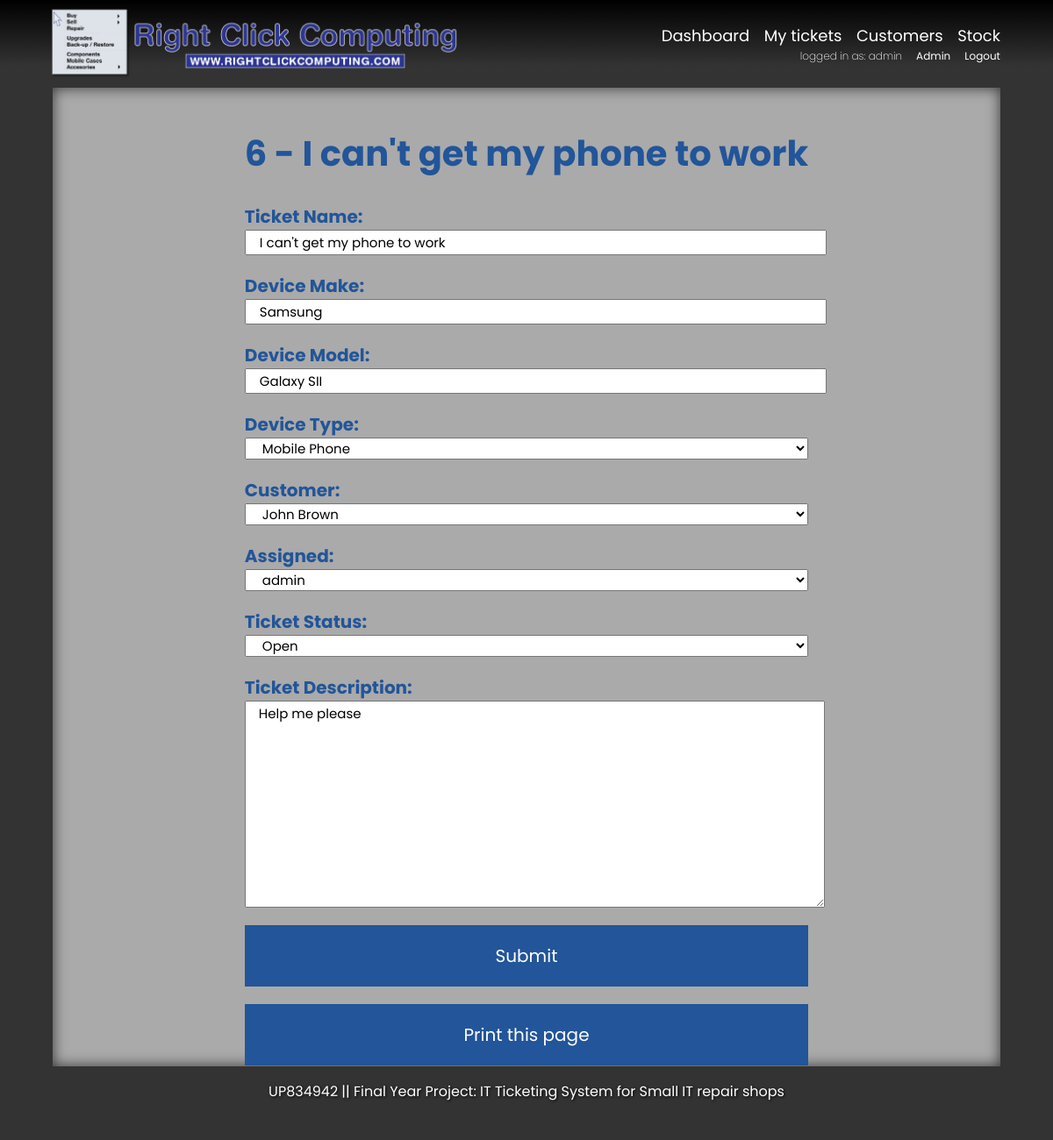
/dashboard/tickets/6/ (signed in), run on the app's committed database.
### ticketingsystem/models.py (models this page shows, shortened)
class Ticket(models.Model):
    TICKET_STATUS = [('Open', 'Open'), ('Waiting on Customer', 'Waiting on Customer'), ('Waiting for Parts', 'Waiting for Parts'), ('Closed', 'Closed')]
    DEVICE_TYPES = [('Mobile Phone', 'Mobile Phone'), ('Laptop', 'Laptop'), ('Desktop', 'Desktop'), ('Games Console', 'Games Console'), ('Tablet', 'Tablet'), ('Smart device', 'Smart Device'), ('Other', 'Other')]
    ticketName = models.CharField(max_length=100, verbose_name="Ticket Name")
    deviceMake = models.CharField (max_length=30, verbose_name="Device Make")
    deviceModel = models.CharField(max_length=50, verbose_name="Device Model")
    deviceType = models.CharField(max_length=15, choices=DEVICE_TYPES, verbose_name="Device Type")
    customer = models.ForeignKey(Customer, on_delete=models.PROTECT, verbose_name="Customer")
    assigned = models.ForeignKey(User, on_delete=models.SET_NULL, null=True, blank=True, editable=True, related_name="assignedTechnician", verbose_name="Assigned")
    ticketStatus = models.CharField(max_length=30, choices=TICKET_STATUS, verbose_name="Ticket Status")
    createdDate = models.DateTimeField(auto_now_add=True, editable=False, verbose_name="Created On")
    createdBy = models.ForeignKey(User, on_delete=models.DO_NOTHING, null=True, editable=False, related_name="createdByTechnician", verbose_name="createdBy")
    lastUpdated = models.DateTimeField(auto_now=True, verbose_name="Last Update Date")
    updatedBy = models.ForeignKey(User, on_delete=models.DO_NOTHING, null=True, editable=False, related_name="updatedByTechnician", verbose_name="Updated By")
    ticketDescription = models.TextField(verbose_name="Ticket Description")
    class meta:
        ordering = ['-id']

### ticketingsystem/views.py (the view)
def ticket_detail (request, ticket_id):
    try:
        ticket = Ticket.objects.get(id=ticket_id)
    except Ticket.DoesNotExist:
        raise Http404('ticket not found')
    form = ticketForm(instance=ticket)
    if request.method == 'POST':
        form = ticketForm(request.POST, instance=ticket)
        if form.is_valid():
            form.save()
            return HttpResponseRedirect('/dashboard/')
    context = {'form': form.as_p,
    'ticket': ticket}
    return render(request, 'ticket_detail.html', context)

### ticketingsystem/models.py (called while the page is built)
    def __str__(self):
        return self.firstName + ' ' + self.lastName

### ticketingsystem/templates/ticket_detail.html (shortened to what this page needs)
{% extends 'base.html'%}
{% block content %}
{% load static %}
{% if user.is_authenticated %}
<link rel="stylesheet" href="{% static 'print.css' %}" media = "print">
<div id = 'ticketInfo'>
<div id = 'objectForm'>
    <h1 id = ticketTitle>{{ ticket.id}} - {{ ticket.ticketName | capfirst}}</h1>
        <form action  ="" method = "POST">
            {{form}}
        <input id = "submit" type ="submit" name = "submit">
    </form>
    <button id = "print" onclick="window.print()"> Print this page </button>
    </div>
</div>
{% else %}
    <h1 id = "nolog"> You are not logged in! Please login to view this ticket </h1>
{% endif %}
{% endblock %}

### ticketingsystem/templates/base.html (shortened to what this page needs)
{% load static %}
<!doctype html>
<html lang="en">
<head>
  <link rel="stylesheet" href="{% static 'style.css' %}">
</head>
<body>
  <div id = "parent-container">
    <header id = "header">
      <div id = logoContainer>
        <a id = "logoLink" href="/"><img class = "logo" src = "/static/images/RCC.png" alt = "logo"> </a>
      </div>
      <nav id = "nav">
        {% if user.is_authenticated %}
        <ul class = "links">
          <li> <a href="/dashboard/"> Dashboard </a></li>
          <li> <a href="/my_tickets/"> My tickets </a></li>
          <li> <a href="/customer_list/"> Customers </a></li>
          <li> <a href="/stock_list/"> Stock </a></li>
        </ul>
        <div id = login-container>
          <p id = 'loggedin'> logged in as: {{ user.get_username }}</p>
          {% if user.is_staff %}
          <p id = 'admin'> <a href="/admin/"> Admin</a></p>
          {% endif %}
          <p id = 'logout'> <a href="/logout/"> Logout </a></p>
        </div>
        {% else %}
        <ul class = "links">
          <li> <a href="/login/"> Login </a></li>
        </ul>
        {% endif %}
      </nav>
  </header>
  <div id = "left-block">
  </div>
  <div id = "main-content-block", name="maincontent">
      {% block content %}{% endblock %}
    </div>
    <div id = "right-block">
    </div>
    <footer id = "footer">
      <p> UP834942 || Final Year Project: IT Ticketing System for Small IT repair shops</p>
    </footer>
    </div>
</body>
</html>

### ticketingsystem/static/style.css (style rules this page uses)
html { background-color: #333333; }
body { margin: 0em; display: block; }
#parent-container { display: grid; grid-template: auto 1fr auto / auto 1fr auto; }
#header { grid-column: 1 / 4; background-color: #000000; background-image: linear-gradient(180deg, #000000 0%, #333333 75%); display: flex; justify-content: space-between; align-items: center; }
#logoContainer { width: 40%; height: auto; padding-left: 4vw; }
.logo { display: inline-block; text-align: left; max-width:100%; max-height:100%; }
#logoLink { display:inline-block; max-width:100%; max-height:100%; }
.links { list-style: none; padding-right: 4.5vw; margin-bottom: 0em; margin-top: 0em; font-size: 1.5vw; transition: all 0.3s ease 0s; }
.links li { display: inline-block; padding: 0px .5vw; }
.links a { color: #FFFFFF; font-family: 'Poppins', sans-serif; text-decoration: none; text-shadow: #000000; }
#login-container { padding-right: 5vw; float:right; }
#loggedin { font-weight: 200; }
#loggedin, #logout, #admin { color: #FFFFFF; font-family: 'Poppins', sans-serif; font-size: 1vw; margin: 0; display: inline-block; padding-left: 1vw; }
#logout a, #admin a { text-decoration: none; color: #FFFFFF; }
#left-block { grid-column: 1 / 2; background-color: #333333; width: 5vw; }
#right-block { grid-column: 3 / 4; background-color: #333333; width: 5vw; }
#main-content-block { grid-column: 2 / 3; background-color: #AAAAAA; box-shadow: 0px 0px 1em #333333 inset; height: 80vh; overflow-y:auto }
#footer { grid-column: 1 / 4; background-color: #333333; color:#FFFFFF; font-family: 'Poppins', sans-serif; text-align: center; text-shadow: -0.0625em 0.0625em 0.1875em #333333, 0.0625em 0.0625em 0.1875em #000000; }
#ticketTable, #objectForm { font-family: 'Poppins', sans-serif; color: #225599; font-weight: bold; }
#ticketInfo { text-align: -webkit-center; }
#objectForm { font-size: 1.25em; width: max-content; }
#objectForm p { text-align: left; align-content: right; }
#objectForm input, select, textarea { font-family: 'Poppins', sans-serif; font-size: 0.75em; display: list-item; padding-left: 1em; width: 100%; }
#objectForm button, #submit { background-color: #225599; border: none; color: white; font-family: 'Poppins', sans-serif; text-align: center; text-decoration: none; font-size: 1em !important; padding: 1em; display: inline-block; width: 100%; }
#print { margin-top: 1em; }

### ticketingsystem/static/print.css (style rules this page uses)
html { background-color: #FFFFFF; }
body { margin: 0em; display: block; }
#parent-container { display: grid; grid-template: auto 1fr auto / auto 1fr auto; }
#footer { background-color: #FFFFFF; }
#logoLink { display:inline-block; max-width:100%; max-height:100%; }
.links { list-style: none; padding-right: 4.5vw; margin-bottom: 0em; margin-top: 0em; font-size: 1.5vw; transition: all 0.3s ease 0s; }
.links li { display: inline-block; padding: 0px .5vw; }
#main-content-block { grid-column: 2 / 3; background-color: #FFFFFF; box-shadow: none; height: 80vh; }
#ticketInfo { text-align: -webkit-center; }
#objectForm { font-family: 'Poppins', sans-serif; color: #225599; font-weight: bold; font-size: 1em; width: max-content; height: min-content; }
#objectForm p { text-align: left; align-content: right; }
#objectForm input, select, textarea { display: list-item; padding-left: 1em; width: 100%; }
#ticketTitle { font-size: 1em; }

### data on the page
Ticket: id "6", ticketName "I can't get my phone to work", deviceMake "Samsung", deviceModel "Galaxy SII", deviceType "Mobile Phone", customer "John Brown", assigned "admin", ticketStatus "Open", ticketDescription "Help me please"

### other printed values
{{ user.get_username }} "admin"
